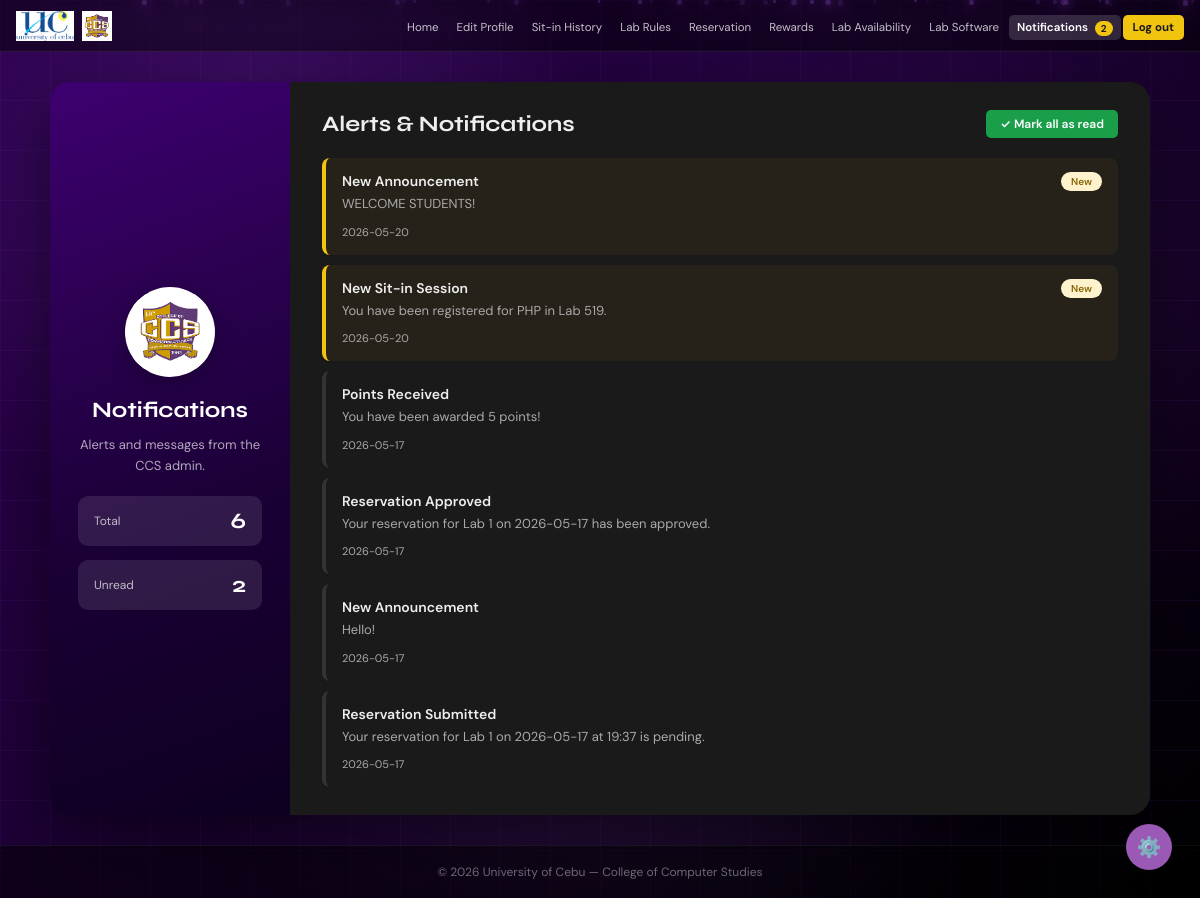
The app's page /student/notifications (signed in), older data.
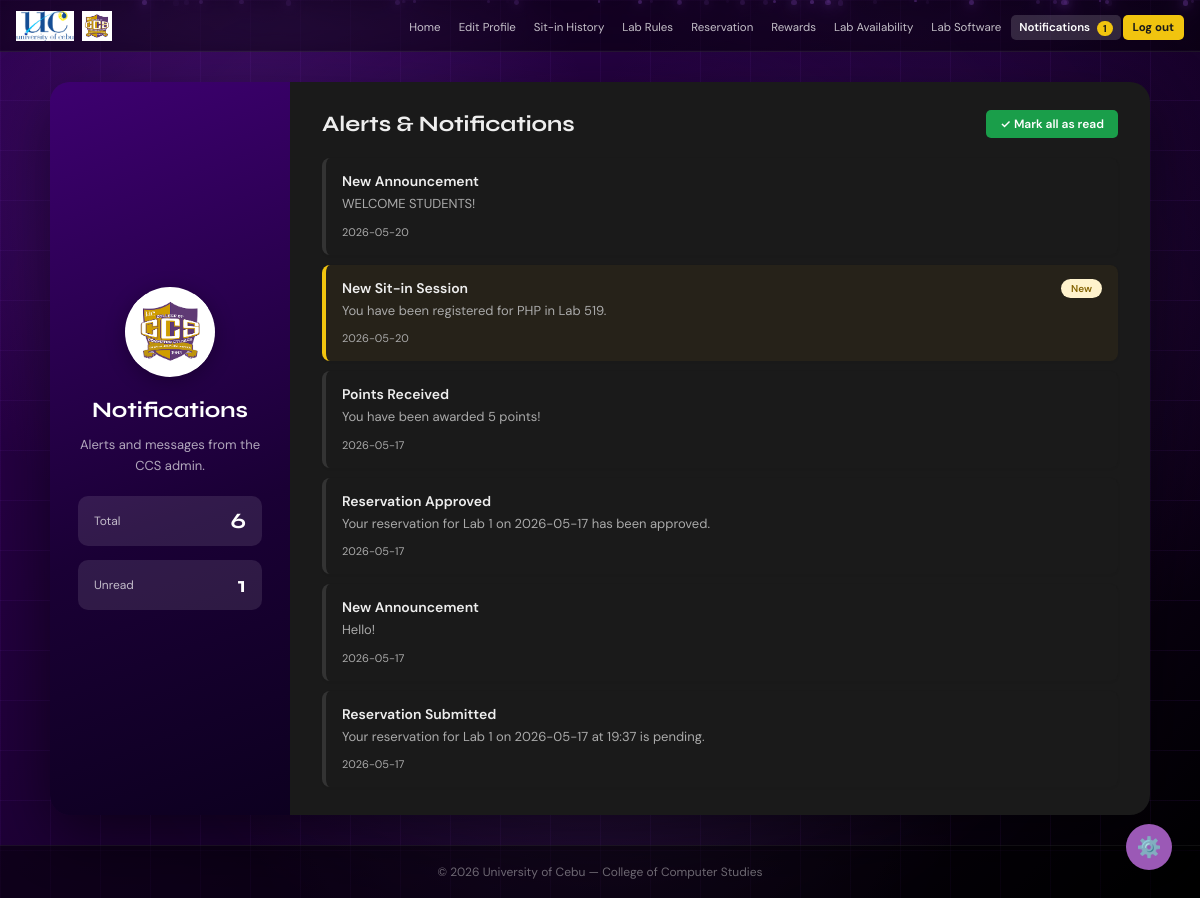
The same page, newer data.
### tables this page shows
CREATE TABLE notifications (
        id      INTEGER PRIMARY KEY AUTOINCREMENT,
        idnum   TEXT    NOT NULL DEFAULT 'global',
        title   TEXT    NOT NULL,
        message TEXT    NOT NULL,
        date    TEXT    NOT NULL DEFAULT (DATE('now')),
        is_read INTEGER DEFAULT 0
    );

### app.py (the view)
@app.route('/student/notifications')
def student_notifications():
    if not student_required():
        return redirect(url_for('login'))
    conn = get_db()
    conn.execute('''
        UPDATE notifications SET is_read = 1
        WHERE is_read = 0 AND (idnum = ? OR idnum = 'global')
    ''', (session['user_idnum'],))
    conn.commit()
    notifications = conn.execute('''
        SELECT * FROM notifications
        WHERE idnum = ? OR idnum = 'global'
        ORDER BY id DESC
    ''', (session['user_idnum'],)).fetchall()
    conn.close()
    return render_template('student/notifications.html', notifications=notifications)

### app.py (called while the page is built, shortened)
def get_db():
    conn = sqlite3.connect(os.path.join(BASE_DIR, 'database.db'))
    conn.row_factory = sqlite3.Row
    return conn

@app.before_request
def csrf_protect():
    if 'csrf_token' not in session:
        session['csrf_token'] = secrets.token_hex(16)
    if request.method == "POST":
        token = session.get('csrf_token', '')
        form_token = request.form.get('csrf_token', '')
        if not token or token != form_token:
            flash('Invalid request. Please try again.', 'error')
            return redirect(request.url)

@app.context_processor
def inject_unread_count():
    if 'user_id' in session and session.get('role') == 'student':
        conn = get_db()
        count = conn.execute('''
            SELECT COUNT(*) FROM notifications
            WHERE is_read = 0 AND (idnum = ? OR idnum = 'global')
        ''', (session['user_idnum'],)).fetchone()[0]
        conn.close()
        return dict(unread_count=count)

def student_required():
    return 'user_id' in session and session.get('role') == 'student'

### templates/student/notifications.html (shortened to what this page needs)
<!DOCTYPE html>
<html lang="en">
<head>
  <link rel="stylesheet" href="{{ url_for('static', filename='style.css') }}" />
  <link href="https://cdnjs.cloudflare.com/ajax/libs/toastr.js/latest/toastr.min.css" rel="stylesheet"/>
</head>
<body>
  <nav>
    <div class="nav-left">
      <img src="{{ url_for('static', filename='uclogo.png') }}" alt="UC" class="nav-logo" />
      <img src="{{ url_for('static', filename='ccsmainlogo.png') }}" alt="CCS" class="nav-logo" />
    </div>
    <ul class="nav-links">
      <li><a href="{{ url_for('student_home') }}">Home</a></li>
      <li><a href="{{ url_for('student_profile') }}">Edit Profile</a></li>
      <li><a href="{{ url_for('student_history') }}">Sit-in History</a></li>
      <li><a href="{{ url_for('student_labrules') }}">Lab Rules</a></li>
      <li><a href="{{ url_for('student_reservation') }}">Reservation</a></li>
      <li><a href="{{ url_for('student_rewards') }}">Rewards</a></li>
      <li><a href="{{ url_for('student_lab_availability') }}">Lab Availability</a></li>
      <li><a href="{{ url_for('student_lab_software') }}">Lab Software</a></li>
      <li>
        <a href="{{ url_for('student_notifications') }}" class="active">
          Notifications
          {% if unread_count > 0 %}
            <span class="notification-badge">{{ unread_count }}</span>
          {% endif %}
        </a>
      </li>
      <li><a href="{{ url_for('logout') }}" class="btn-nav-logout">Log out</a></li>
    </ul>
  </nav>
  <main class="admin-main">
    <div class="admin-split-card">
      <div class="split-left">
        <div class="split-logo-circle">
          <img src="{{ url_for('static', filename='ccsmainlogo.png') }}" alt="CCS" />
        </div>
        <h2 class="split-title">Notifications</h2>
        <p class="split-desc">Alerts and messages from the CCS admin.</p>
        <div class="admin-stats" style="margin-top:20px;">
          <div class="stat-item">
            <span class="stat-lbl">Total</span>
            <span class="stat-num">{{ notifications | length }}</span>
          </div>
          <div class="stat-item">
            <span class="stat-lbl">Unread</span>
            <span class="stat-num">{{ notifications | selectattr('is_read', 'equalto', 0) | list | length }}</span>
          </div>
        </div>
      </div>
      <div class="split-right">
        <div style="display:flex; justify-content:space-between; align-items:center; margin-bottom:20px;">
          <h2 class="form-title" style="margin-bottom:0;">Alerts &amp; Notifications</h2>
          {% if notifications %}
            <a href="{{ url_for('mark_all_notifications_read') }}" class="btn-submit" style="font-size:12px; padding:6px 14px;">✓ Mark all as read</a>
          {% endif %}
        </div>
        {% if notifications %}
          <div style="display:flex; flex-direction:column; gap:10px;">
            {% for n in notifications %}
            <div class="notif-item {% if n['is_read'] == 0 %}notif-unread{% endif %}">
              <div style="display:flex; justify-content:space-between; align-items:flex-start; gap:10px;">
                <div>
                  <p class="notif-title">{{ n['title'] }}</p>
                  <p class="notif-msg">{{ n['message'] }}</p>
                </div>
                {% if n['is_read'] == 0 %}
                  <span class="badge badge-pending" style="flex-shrink:0; font-size:10px;">New</span>
                {% endif %}
              </div>
              <span class="notif-date">{{ n['date'] }}</span>
            </div>
            {% endfor %}
          </div>
        {% else %}
          <div style="text-align:center; padding:40px 20px;">
            <p style="font-size:32px; margin-bottom:10px;">🔔</p>
            <p style="color:var(--muted); font-size:14px;">No notifications at this time.</p>
          </div>
        {% endif %}
      </div>
    </div>
  </main>
  <footer>&copy; 2026 University of Cebu — College of Computer Studies</footer>
</body>
</html>

Row changes from the older to the newer data that the page shows:
changed notifications "WELCOME STUDENTS!": no longer shows "New"
Text that changed along with them:
{{ unread_count }}: "2" → "1"
{{ notifications | selectattr('is_read', 'equalto', 0) | list | length }}: "2" → "1"
